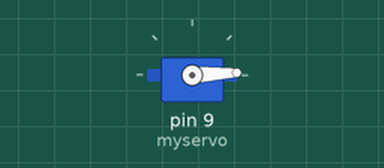
The sketch below on a simulated Arduino Uno, built with avr-gcc and run on an emulated ATmega328P. Shown: servo.

Above: at 0.05 s.
At 1.3 s:
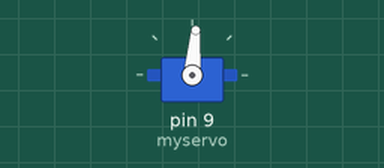
At 2.6 s:
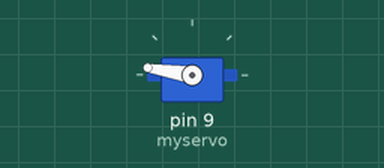
At 5.2 s:
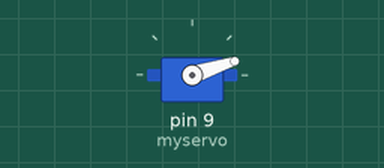
Timing chart, 0 to 7.1 s (numbered marks = the images above):
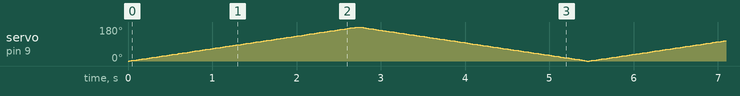

The sketch:

Servo_Control.ino
```cpp
#include <Servo.h>

Servo myservo;
int pos = 0; //Position of servo

void setup() {
  // put your setup code here, to run once:
  Serial.begin(9600);

  myservo.attach(9); //Attach to a pin
}

void loop()
{
  //2 for loops that increase and decrease the angle of the servo meter
  for (pos = 0; pos <= 180; pos += 1)
  {
    myservo.write(pos);
    delay(15);
  }
  for (pos = 180; pos >= 0; pos -= 1)
  {
    myservo.write(pos);
    delay(15);
  }
}
```
